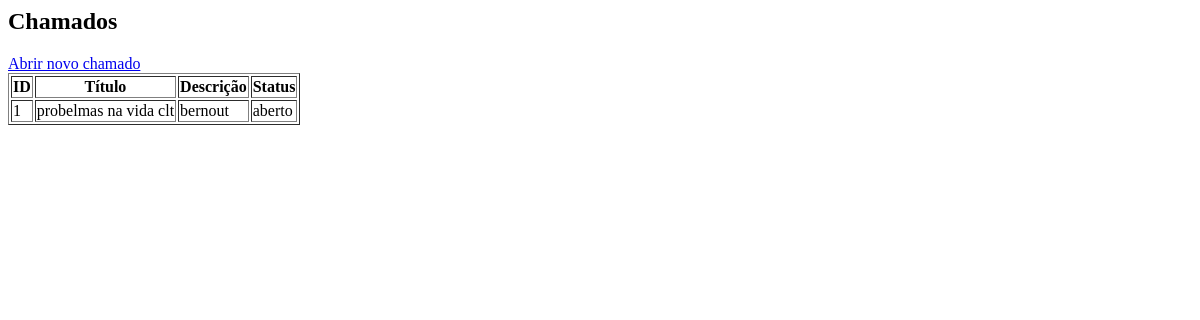
/chamados (signed in), run on an earlier commit of the app's database.
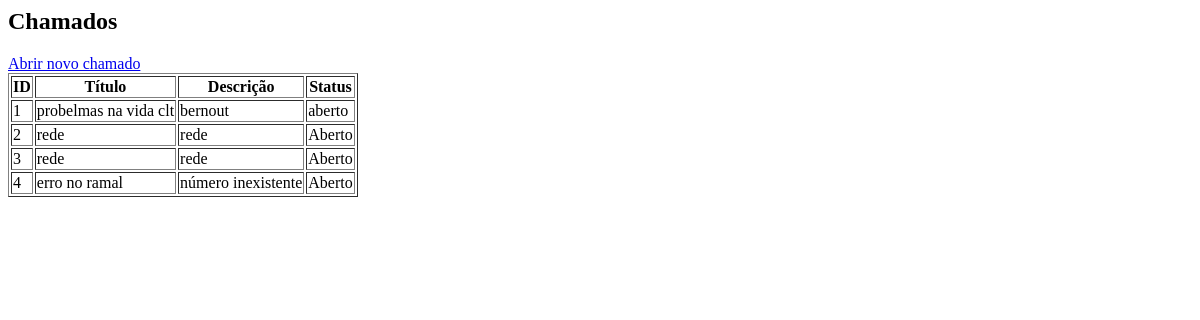
And on a later commit of the database.
### tables this page shows
CREATE TABLE chamados (
    id INTEGER PRIMARY KEY AUTOINCREMENT,
    titulo TEXT NOT NULL,
    descricao TEXT NOT NULL,
    status TEXT NOT NULL,
    usuario TEXT NOT NULL
);

### web.py (the view)
@app.route("/chamados")
def listar_chamados():
    if "usuario" not in session:
        flash("Você precisa estar logado!")
        return redirect(url_for("login"))
    conexao = get_db_connection()
    cursor = conexao.cursor()
    cursor.execute("SELECT * FROM chamados")
    chamados = cursor.fetchall()
    conexao.close()
    return render_template("listar_chamados.html", chamados=chamados)

### web.py (called while the page is built)
def get_db_connection():
    conn = sqlite3.connect("database.db")
    conn.row_factory = sqlite3.Row
    return conn

### templates/listar_chamados.html
<h2>Chamados</h2>
<a href="/abrir_chamado">Abrir novo chamado</a>
<table border="1">
    <tr>
        <th>ID</th>
        <th>Título</th>
        <th>Descrição</th>
        <th>Status</th>
    </tr>
    {% for chamado in chamados %}
    <tr>
        <td>{{ chamado[0] }}</td>
        <td>{{ chamado[1] }}</td>
        <td>{{ chamado[2] }}</td>
        <td>{{ chamado[3] }}</td>
    </tr>
    {% endfor %}
</table>

What changed in the data, as far as the page shows it:
added chamados: id "2", titulo "rede", descricao "rede", status "Aberto"
added chamados: id "3", titulo "rede", descricao "rede", status "Aberto"
added chamados: id "4", titulo "erro no ramal", descricao "número inexistente", status "Aberto"
